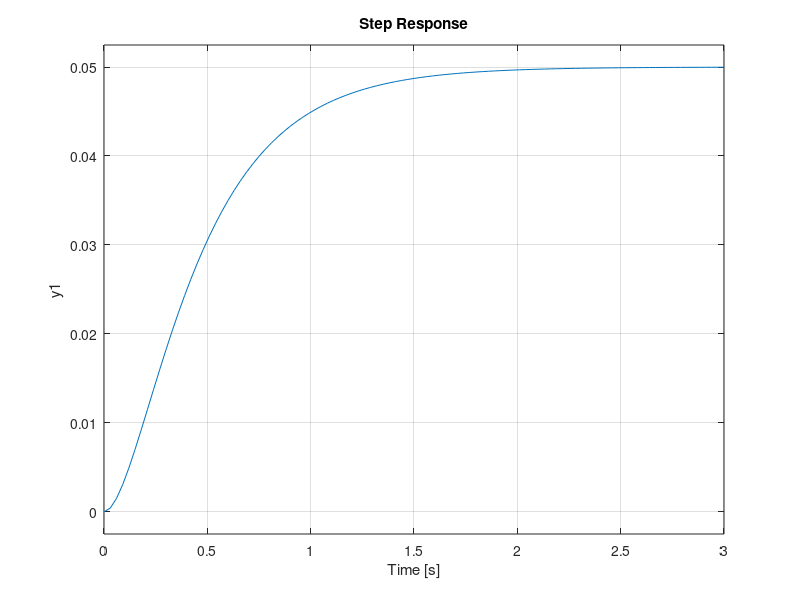
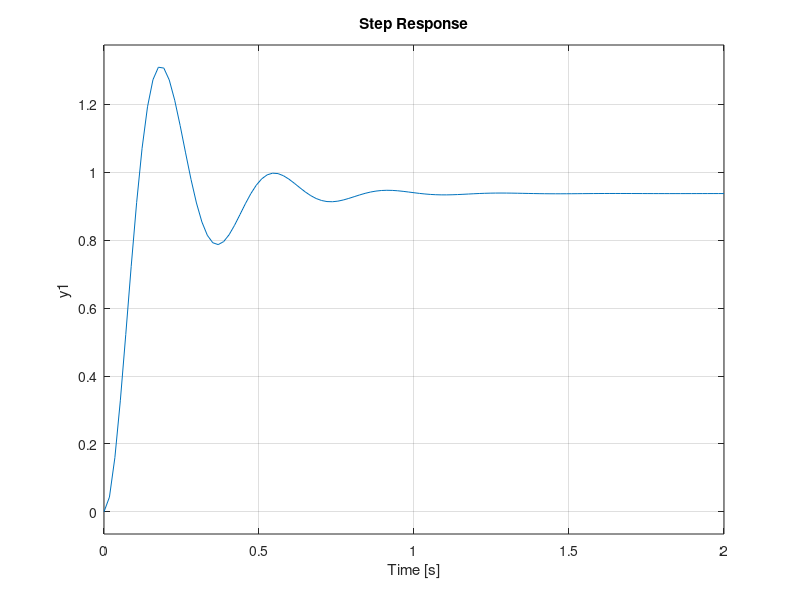

Recreate these plots in MATLAB, in order. (Note: this script raises an error after producing the figures.)
%% open loop step response
num=[1];
den=[1 10 20];
plant=tf(num,den);
figure(1);
step(plant);
%%proportional control
Kp=300
contr=Kp;
sys=feedback(contr*plant,1);
figure(2);
step(sys);
%%proportional derivative control
Kp=300;
Kd=10;
contr=tf([Kd Kp],1);
sys=feedback(contr*plany,1);
figure(3);
step(sys);
%%proportional integral control
Kp=30;
Ki=70;
contr=tf([Kp Ki],[1 0]);
figure(4);
step(sys)
%%proportional integral derivative control
Kp=350;
Kd=50;
Ki=300;
contr=tf([Kd Kp Ki],[1,0]);
sys=feedback(contr*plant,1);
figure(5);
step(sys)
